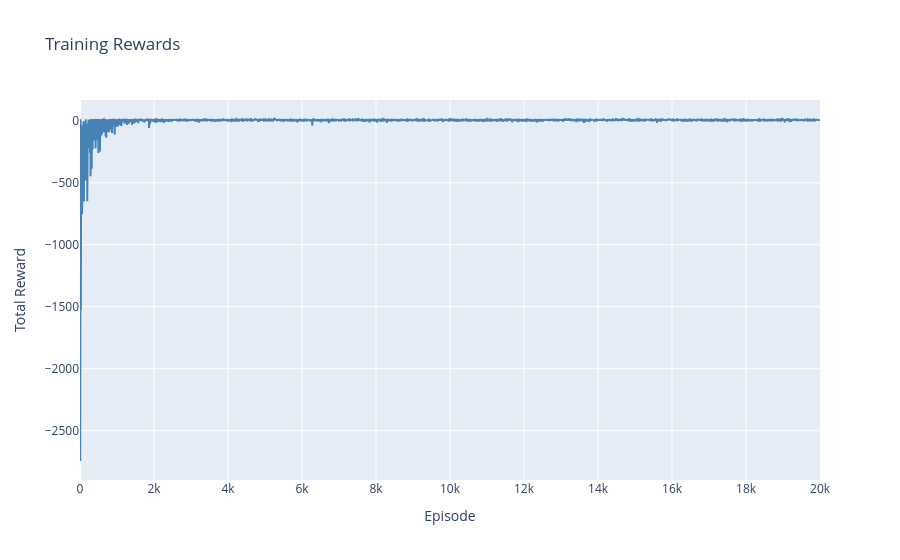

The notebook cell saved with this chart:
### Code cell
import plotly.graph_objects as go

fig = go.Figure()

fig.add_trace(go.Scatter(
  y=total_rewards,
  mode='lines',
  name='Raw',
  line=dict(color='steelblue')
))

fig.update_layout(
  title='Training Rewards',
  xaxis_title='Episode',
  yaxis_title='Total Reward',
)

fig.show()

### Figure 1 — Plotly figure (JSON) as saved in the notebook; plotly's stock layout.template omitted (floating-point values rounded to 4 significant figures; data arrays with more than 128 entries replaced by an {"elided": "..."} marker saying what was removed)
{"data": [{"line": {"color": "steelblue"}, "mode": "lines", "name": "Raw", "type": "scatter", "y": {"elided": "20000 int values"}}], "layout": {"title": {"text": "Training Rewards"}, "xaxis": {"title": {"text": "Episode"}}, "yaxis": {"title": {"text": "Total Reward"}}}}
